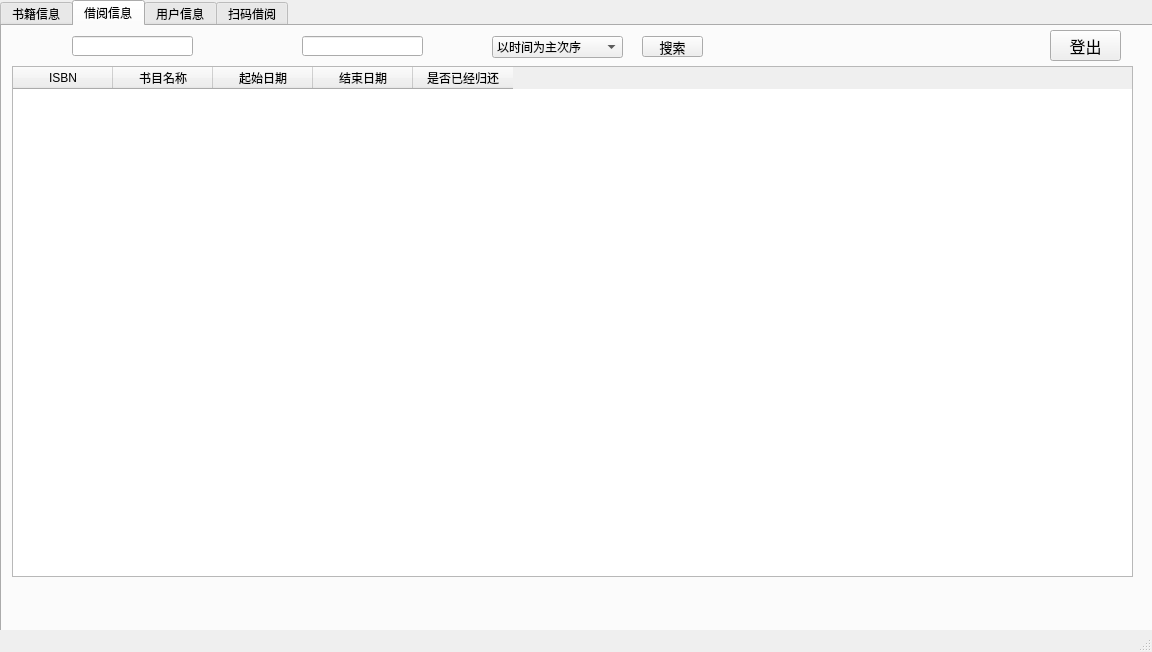
<?xml version="1.0" encoding="UTF-8"?>
<ui version="4.0">
 <class>User_Widget</class>
 <widget class="QMainWindow" name="User_Widget">
  <property name="geometry">
   <rect>
    <x>0</x>
    <y>0</y>
    <width>1152</width>
    <height>652</height>
   </rect>
  </property>
  <property name="windowTitle">
   <string>MainWindow</string>
  </property>
  <widget class="QWidget" name="centralwidget">
   <widget class="QPushButton" name="Log_Out">
    <property name="geometry">
     <rect>
      <x>1050</x>
      <y>30</y>
      <width>71</width>
      <height>31</height>
     </rect>
    </property>
    <property name="font">
     <font>
      <family>萝莉体 第二版</family>
      <pointsize>12</pointsize>
     </font>
    </property>
    <property name="text">
     <string>登出</string>
    </property>
   </widget>
   <widget class="QTabWidget" name="tabWidget">
    <property name="geometry">
     <rect>
      <x>0</x>
      <y>0</y>
      <width>1161</width>
      <height>651</height>
     </rect>
    </property>
    <property name="currentIndex">
     <number>1</number>
    </property>
    <widget class="QWidget" name="Book">
     <attribute name="title">
      <string>书籍信息</string>
     </attribute>
     <widget class="QFrame" name="frame">
      <property name="geometry">
       <rect>
        <x>-10</x>
        <y>-40</y>
        <width>1161</width>
        <height>651</height>
       </rect>
      </property>
      <property name="autoFillBackground">
       <bool>false</bool>
      </property>
      <property name="styleSheet">
       <string notr="true">image: url(:/new/prefix1/bachgroundconfirm.png);</string>
      </property>
      <property name="frameShape">
       <enum>QFrame::StyledPanel</enum>
      </property>
      <property name="frameShadow">
       <enum>QFrame::Raised</enum>
      </property>
      <widget class="QTableWidget" name="tableWidget">
       <property name="geometry">
        <rect>
         <x>20</x>
         <y>80</y>
         <width>1141</width>
         <height>501</height>
        </rect>
       </property>
       <property name="editTriggers">
        <set>QAbstractItemView::NoEditTriggers</set>
       </property>
       <column>
        <property name="text">
         <string>书籍名称</string>
        </property>
       </column>
       <column>
        <property name="text">
         <string>书籍作者</string>
        </property>
       </column>
       <column>
        <property name="text">
         <string>ISBN代码</string>
        </property>
       </column>
       <column>
        <property name="text">
         <string>出版社</string>
        </property>
       </column>
       <column>
        <property name="text">
         <string>总本数</string>
        </property>
       </column>
       <column>
        <property name="text">
         <string>已借出本数</string>
        </property>
       </column>
       <column>
        <property name="text">
         <string>剩余本数</string>
        </property>
       </column>
       <column>
        <property name="text">
         <string>价格</string>
        </property>
       </column>
       <column>
        <property name="text">
         <string>总借阅次数</string>
        </property>
       </column>
      </widget>
     </widget>
     <widget class="QLineEdit" name="BookName">
      <property name="geometry">
       <rect>
        <x>30</x>
        <y>10</y>
        <width>91</width>
        <height>20</height>
       </rect>
      </property>
     </widget>
     <widget class="QPushButton" name="Search">
      <property name="geometry">
       <rect>
        <x>730</x>
        <y>10</y>
        <width>61</width>
        <height>21</height>
       </rect>
      </property>
      <property name="font">
       <font>
        <family>萝莉体 第二版</family>
        <pointsize>10</pointsize>
       </font>
      </property>
      <property name="text">
       <string>搜索</string>
      </property>
     </widget>
     <widget class="QLineEdit" name="Publisher">
      <property name="geometry">
       <rect>
        <x>410</x>
        <y>10</y>
        <width>91</width>
        <height>20</height>
       </rect>
      </property>
     </widget>
     <widget class="QComboBox" name="BookOrderType">
      <property name="geometry">
       <rect>
        <x>520</x>
        <y>10</y>
        <width>191</width>
        <height>22</height>
       </rect>
      </property>
      <item>
       <property name="text">
        <string>以总借阅次数从高到低排序</string>
       </property>
      </item>
      <item>
       <property name="text">
        <string>以总借阅次数从低到高排序</string>
       </property>
      </item>
      <item>
       <property name="text">
        <string>以剩余本数从高到低排序</string>
       </property>
      </item>
      <item>
       <property name="text">
        <string>以剩余本数从低到高排序</string>
       </property>
      </item>
     </widget>
     <widget class="QLineEdit" name="Writer">
      <property name="geometry">
       <rect>
        <x>160</x>
        <y>10</y>
        <width>91</width>
        <height>20</height>
       </rect>
      </property>
     </widget>
     <widget class="QLineEdit" name="ISBNCode">
      <property name="geometry">
       <rect>
        <x>290</x>
        <y>10</y>
        <width>91</width>
        <height>20</height>
       </rect>
      </property>
     </widget>
     <zorder>frame</zorder>
     <zorder>BookName</zorder>
     <zorder>Publisher</zorder>
     <zorder>BookOrderType</zorder>
     <zorder>Writer</zorder>
     <zorder>ISBNCode</zorder>
     <zorder>Search</zorder>
    </widget>
    <widget class="QWidget" name="tab">
     <attribute name="title">
      <string>借阅信息</string>
     </attribute>
     <widget class="QFrame" name="frame_3">
      <property name="geometry">
       <rect>
        <x>-10</x>
        <y>-40</y>
        <width>1161</width>
        <height>651</height>
       </rect>
      </property>
      <property name="autoFillBackground">
       <bool>false</bool>
      </property>
      <property name="styleSheet">
       <string notr="true">image: url(:/new/prefix1/bachgroundconfirm.png);</string>
      </property>
      <property name="frameShape">
       <enum>QFrame::StyledPanel</enum>
      </property>
      <property name="frameShadow">
       <enum>QFrame::Raised</enum>
      </property>
      <widget class="QTableWidget" name="Borrow_Return_table">
       <property name="geometry">
        <rect>
         <x>20</x>
         <y>80</y>
         <width>1121</width>
         <height>511</height>
        </rect>
       </property>
       <column>
        <property name="text">
         <string>ISBN</string>
        </property>
       </column>
       <column>
        <property name="text">
         <string>书目名称</string>
        </property>
       </column>
       <column>
        <property name="text">
         <string>起始日期</string>
        </property>
       </column>
       <column>
        <property name="text">
         <string>结束日期</string>
        </property>
       </column>
       <column>
        <property name="text">
         <string>是否已经归还</string>
        </property>
       </column>
      </widget>
     </widget>
     <widget class="QComboBox" name="RecordOrderType">
      <property name="geometry">
       <rect>
        <x>490</x>
        <y>10</y>
        <width>131</width>
        <height>22</height>
       </rect>
      </property>
      <item>
       <property name="text">
        <string>以时间为主次序</string>
       </property>
      </item>
      <item>
       <property name="text">
        <string>以ISBN为主次序</string>
       </property>
      </item>
     </widget>
     <widget class="QPushButton" name="Search_RecordInfo">
      <property name="geometry">
       <rect>
        <x>640</x>
        <y>10</y>
        <width>61</width>
        <height>21</height>
       </rect>
      </property>
      <property name="font">
       <font>
        <family>萝莉体 第二版</family>
        <pointsize>10</pointsize>
       </font>
      </property>
      <property name="text">
       <string>搜索</string>
      </property>
     </widget>
     <widget class="QLineEdit" name="BookName_Record">
      <property name="geometry">
       <rect>
        <x>300</x>
        <y>10</y>
        <width>121</width>
        <height>20</height>
       </rect>
      </property>
     </widget>
     <widget class="QLineEdit" name="ISBN_Record">
      <property name="geometry">
       <rect>
        <x>70</x>
        <y>10</y>
        <width>121</width>
        <height>20</height>
       </rect>
      </property>
     </widget>
    </widget>
    <widget class="QWidget" name="User">
     <attribute name="title">
      <string>用户信息</string>
     </attribute>
     <widget class="QFrame" name="frame_2">
      <property name="geometry">
       <rect>
        <x>-10</x>
        <y>-40</y>
        <width>1161</width>
        <height>651</height>
       </rect>
      </property>
      <property name="autoFillBackground">
       <bool>false</bool>
      </property>
      <property name="styleSheet">
       <string notr="true">image: url(:/new/prefix1/bachgroundconfirm.png);</string>
      </property>
      <property name="frameShape">
       <enum>QFrame::StyledPanel</enum>
      </property>
      <property name="frameShadow">
       <enum>QFrame::Raised</enum>
      </property>
     </widget>
     <widget class="QLabel" name="UserId_label">
      <property name="geometry">
       <rect>
        <x>40</x>
        <y>110</y>
        <width>91</width>
        <height>31</height>
       </rect>
      </property>
      <property name="font">
       <font>
        <family>萝莉体 第二版</family>
        <pointsize>14</pointsize>
       </font>
      </property>
      <property name="text">
       <string>用户名</string>
      </property>
     </widget>
     <widget class="QLineEdit" name="UserId">
      <property name="geometry">
       <rect>
        <x>130</x>
        <y>110</y>
        <width>131</width>
        <height>31</height>
       </rect>
      </property>
     </widget>
     <widget class="QLabel" name="Password_label">
      <property name="geometry">
       <rect>
        <x>40</x>
        <y>210</y>
        <width>91</width>
        <height>31</height>
       </rect>
      </property>
      <property name="font">
       <font>
        <family>萝莉体 第二版</family>
        <pointsize>14</pointsize>
       </font>
      </property>
      <property name="text">
       <string>密码</string>
      </property>
     </widget>
     <widget class="QLineEdit" name="Password">
      <property name="geometry">
       <rect>
        <x>130</x>
        <y>210</y>
        <width>131</width>
        <height>31</height>
       </rect>
      </property>
     </widget>
     <widget class="QLabel" name="RealName_label">
      <property name="geometry">
       <rect>
        <x>40</x>
        <y>310</y>
        <width>91</width>
        <height>31</height>
       </rect>
      </property>
      <property name="font">
       <font>
        <family>萝莉体 第二版</family>
        <pointsize>14</pointsize>
       </font>
      </property>
      <property name="text">
       <string>真名</string>
      </property>
     </widget>
     <widget class="QLineEdit" name="RealName">
      <property name="geometry">
       <rect>
        <x>130</x>
        <y>310</y>
        <width>131</width>
        <height>31</height>
       </rect>
      </property>
     </widget>
     <widget class="QLabel" name="UserRank_label">
      <property name="geometry">
       <rect>
        <x>40</x>
        <y>410</y>
        <width>91</width>
        <height>31</height>
       </rect>
      </property>
      <property name="font">
       <font>
        <family>萝莉体 第二版</family>
        <pointsize>14</pointsize>
       </font>
      </property>
      <property name="text">
       <string>用户等级</string>
      </property>
     </widget>
     <widget class="QLineEdit" name="UserRank">
      <property name="geometry">
       <rect>
        <x>130</x>
        <y>410</y>
        <width>131</width>
        <height>31</height>
       </rect>
      </property>
     </widget>
     <widget class="QLabel" name="MoneyLeft_label">
      <property name="geometry">
       <rect>
        <x>510</x>
        <y>310</y>
        <width>91</width>
        <height>31</height>
       </rect>
      </property>
      <property name="font">
       <font>
        <family>萝莉体 第二版</family>
        <pointsize>14</pointsize>
       </font>
      </property>
      <property name="text">
       <string>剩余金钱</string>
      </property>
     </widget>
     <widget class="QLineEdit" name="MoneyLeft">
      <property name="geometry">
       <rect>
        <x>640</x>
        <y>310</y>
        <width>131</width>
        <height>31</height>
       </rect>
      </property>
     </widget>
     <widget class="QLineEdit" name="Email">
      <property name="geometry">
       <rect>
        <x>640</x>
        <y>410</y>
        <width>131</width>
        <height>31</height>
       </rect>
      </property>
     </widget>
     <widget class="QLabel" name="MaxBorrowedNum_label">
      <property name="geometry">
       <rect>
        <x>510</x>
        <y>110</y>
        <width>111</width>
        <height>31</height>
       </rect>
      </property>
      <property name="font">
       <font>
        <family>萝莉体 第二版</family>
        <pointsize>14</pointsize>
       </font>
      </property>
      <property name="text">
       <string>最大借阅数</string>
      </property>
     </widget>
     <widget class="QLineEdit" name="MaxBorrowedNum">
      <property name="geometry">
       <rect>
        <x>640</x>
        <y>110</y>
        <width>131</width>
        <height>31</height>
       </rect>
      </property>
     </widget>
     <widget class="QLineEdit" name="AlreadyBorrowedNum">
      <property name="geometry">
       <rect>
        <x>640</x>
        <y>210</y>
        <width>131</width>
        <height>31</height>
       </rect>
      </property>
     </widget>
     <widget class="QLabel" name="Email_label">
      <property name="geometry">
       <rect>
        <x>510</x>
        <y>410</y>
        <width>91</width>
        <height>31</height>
       </rect>
      </property>
      <property name="font">
       <font>
        <family>萝莉体 第二版</family>
        <pointsize>14</pointsize>
       </font>
      </property>
      <property name="text">
       <string>邮箱</string>
      </property>
     </widget>
     <widget class="QLabel" name="AlreadyBorrowedNum_label">
      <property name="geometry">
       <rect>
        <x>510</x>
        <y>210</y>
        <width>91</width>
        <height>31</height>
       </rect>
      </property>
      <property name="font">
       <font>
        <family>萝莉体 第二版</family>
        <pointsize>14</pointsize>
       </font>
      </property>
      <property name="text">
       <string>已借阅数</string>
      </property>
     </widget>
     <widget class="QPushButton" name="Change_Password">
      <property name="geometry">
       <rect>
        <x>930</x>
        <y>10</y>
        <width>91</width>
        <height>31</height>
       </rect>
      </property>
      <property name="font">
       <font>
        <family>萝莉体 第二版</family>
        <pointsize>12</pointsize>
       </font>
      </property>
      <property name="text">
       <string>修改密码</string>
      </property>
     </widget>
    </widget>
    <widget class="QWidget" name="tab_2">
     <attribute name="title">
      <string>扫码借阅</string>
     </attribute>
     <widget class="QLabel" name="label">
      <property name="geometry">
       <rect>
        <x>0</x>
        <y>0</y>
        <width>681</width>
        <height>591</height>
       </rect>
      </property>
      <property name="text">
       <string>LabelForImage</string>
      </property>
     </widget>
     <widget class="QPushButton" name="pushButton">
      <property name="geometry">
       <rect>
        <x>700</x>
        <y>0</y>
        <width>75</width>
        <height>23</height>
       </rect>
      </property>
      <property name="text">
       <string>开启摄像头</string>
      </property>
     </widget>
     <widget class="QPushButton" name="pushButton_2">
      <property name="geometry">
       <rect>
        <x>700</x>
        <y>30</y>
        <width>75</width>
        <height>23</height>
       </rect>
      </property>
      <property name="text">
       <string>关闭摄像头</string>
      </property>
     </widget>
     <widget class="QTableWidget" name="BorrowList">
      <property name="geometry">
       <rect>
        <x>700</x>
        <y>70</y>
        <width>331</width>
        <height>511</height>
       </rect>
      </property>
      <column>
       <property name="text">
        <string>ISBN号</string>
       </property>
      </column>
      <column>
       <property name="text">
        <string>书目名称</string>
       </property>
      </column>
     </widget>
     <widget class="QPushButton" name="BorrowConfirm">
      <property name="geometry">
       <rect>
        <x>780</x>
        <y>0</y>
        <width>131</width>
        <height>51</height>
       </rect>
      </property>
      <property name="text">
       <string>借阅以下书籍</string>
      </property>
     </widget>
     <widget class="QPushButton" name="ReturnConfirm">
      <property name="geometry">
       <rect>
        <x>930</x>
        <y>0</y>
        <width>101</width>
        <height>51</height>
       </rect>
      </property>
      <property name="text">
       <string>归还以下书籍</string>
      </property>
     </widget>
    </widget>
   </widget>
   <zorder>tabWidget</zorder>
   <zorder>Log_Out</zorder>
  </widget>
  <widget class="QStatusBar" name="statusbar"/>
  <action name="action">
   <property name="text">
    <string>账户信息</string>
   </property>
   <property name="toolTip">
    <string>账户信息</string>
   </property>
  </action>
  <action name="action_2">
   <property name="text">
    <string>账户升级</string>
   </property>
  </action>
 </widget>
 <resources/>
 <connections/>
</ui>
